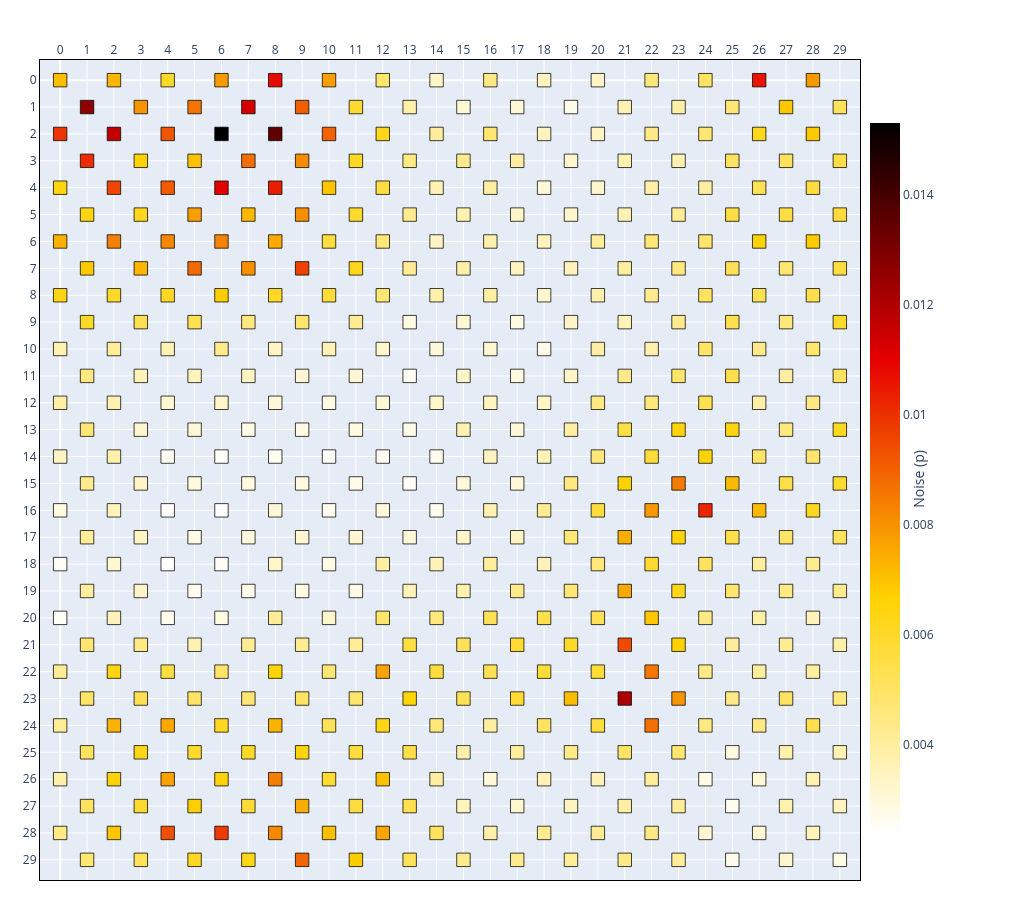

Notebook code cell kept with this figure:
### Markdown cell above
### Skewed marginals

Calibration data is rarely symmetric: most qubits sit near a typical rate with a long
tail of poor ones. `SkewContour` keeps the correlated structure of `NormalContour` — the
same `seed` and `slope` give the same peaks and valleys — but reshapes the values onto a
Pearson III distribution with the requested `skew` (positive for a right tail).
`per_histogram` shows the resulting marginal; compare it with the contour above.

### Code cell
chip_skew = Chip(15, 15)
chip_skew.generate_noise(
    SkewContour(location=0.005, deviation=0.002, skew=1.5, slope=5, seed=12)
)
print("noise model :", chip_skew.spec.noise_model)
chip_skew.show(style=noise_heatmap_style(chip_skew))

per_histogram(chip_contour, which="sites")
per_histogram(chip_skew, which="sites")
